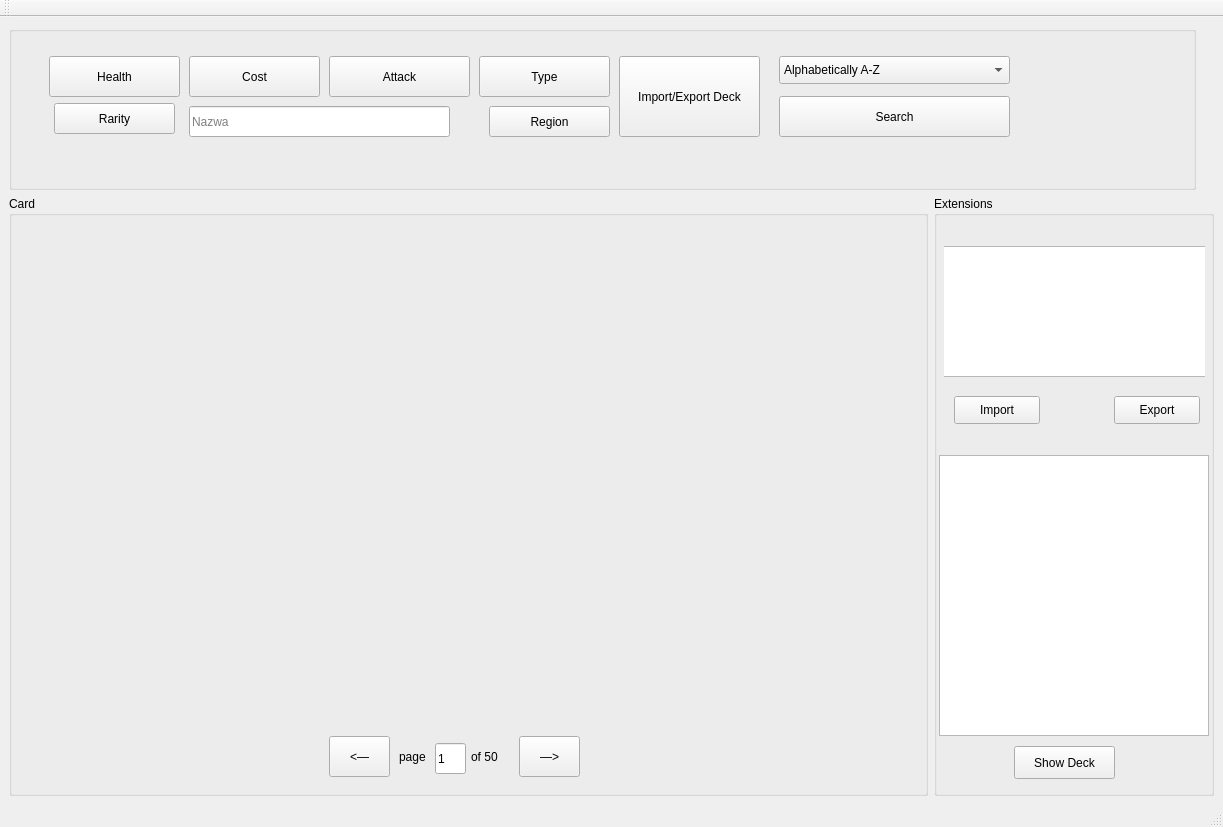
<?xml version="1.0" encoding="UTF-8"?>
<ui version="4.0">
 <class>MainWindow</class>
 <widget class="QMainWindow" name="MainWindow">
  <property name="geometry">
   <rect>
    <x>0</x>
    <y>0</y>
    <width>1223</width>
    <height>827</height>
   </rect>
  </property>
  <property name="sizePolicy">
   <sizepolicy hsizetype="Preferred" vsizetype="Preferred">
    <horstretch>0</horstretch>
    <verstretch>0</verstretch>
   </sizepolicy>
  </property>
  <property name="windowTitle">
   <string>Main window</string>
  </property>
  <widget class="QWidget" name="centralwidget">
   <layout class="QGridLayout" name="gridLayout">
    <item row="0" column="0" colspan="2">
     <widget class="QGroupBox" name="SearchEngine">
      <property name="minimumSize">
       <size>
        <width>1187</width>
        <height>0</height>
       </size>
      </property>
      <property name="maximumSize">
       <size>
        <width>250</width>
        <height>16777215</height>
       </size>
      </property>
      <property name="title">
       <string/>
      </property>
      <widget class="QPushButton" name="Health_B">
       <property name="enabled">
        <bool>true</bool>
       </property>
       <property name="geometry">
        <rect>
         <x>40</x>
         <y>30</y>
         <width>131</width>
         <height>41</height>
        </rect>
       </property>
       <property name="text">
        <string>Health</string>
       </property>
       <property name="checkable">
        <bool>false</bool>
       </property>
       <property name="autoDefault">
        <bool>false</bool>
       </property>
      </widget>
      <widget class="QPushButton" name="Cost_B">
       <property name="geometry">
        <rect>
         <x>180</x>
         <y>30</y>
         <width>131</width>
         <height>41</height>
        </rect>
       </property>
       <property name="text">
        <string>Cost</string>
       </property>
       <property name="checkable">
        <bool>false</bool>
       </property>
       <property name="checked">
        <bool>false</bool>
       </property>
       <property name="autoDefault">
        <bool>false</bool>
       </property>
      </widget>
      <widget class="QPushButton" name="Attack_B">
       <property name="geometry">
        <rect>
         <x>320</x>
         <y>30</y>
         <width>141</width>
         <height>41</height>
        </rect>
       </property>
       <property name="text">
        <string>Attack</string>
       </property>
      </widget>
      <widget class="QPushButton" name="Type_B">
       <property name="geometry">
        <rect>
         <x>470</x>
         <y>30</y>
         <width>131</width>
         <height>41</height>
        </rect>
       </property>
       <property name="text">
        <string>Type</string>
       </property>
      </widget>
      <widget class="QLineEdit" name="Name_T">
       <property name="geometry">
        <rect>
         <x>180</x>
         <y>80</y>
         <width>261</width>
         <height>31</height>
        </rect>
       </property>
       <property name="text">
        <string/>
       </property>
       <property name="placeholderText">
        <string>Nazwa</string>
       </property>
      </widget>
      <widget class="QPushButton" name="Rarity_B">
       <property name="geometry">
        <rect>
         <x>45</x>
         <y>77</y>
         <width>121</width>
         <height>31</height>
        </rect>
       </property>
       <property name="text">
        <string>Rarity</string>
       </property>
      </widget>
      <widget class="QPushButton" name="Region_B">
       <property name="geometry">
        <rect>
         <x>480</x>
         <y>80</y>
         <width>121</width>
         <height>31</height>
        </rect>
       </property>
       <property name="text">
        <string>Region</string>
       </property>
      </widget>
      <widget class="QPushButton" name="Search_B">
       <property name="geometry">
        <rect>
         <x>770</x>
         <y>70</y>
         <width>231</width>
         <height>41</height>
        </rect>
       </property>
       <property name="text">
        <string>Search</string>
       </property>
      </widget>
      <widget class="QComboBox" name="Sort_DB">
       <property name="geometry">
        <rect>
         <x>770</x>
         <y>30</y>
         <width>231</width>
         <height>28</height>
        </rect>
       </property>
       <item>
        <property name="text">
         <string>Alphabetically A-Z</string>
        </property>
       </item>
       <item>
        <property name="text">
         <string>Alphabetically Z-A</string>
        </property>
       </item>
      </widget>
      <widget class="QPushButton" name="ImpExpDeck_B">
       <property name="geometry">
        <rect>
         <x>610</x>
         <y>30</y>
         <width>141</width>
         <height>81</height>
        </rect>
       </property>
       <property name="text">
        <string>Import/Export Deck</string>
       </property>
      </widget>
      <widget class="QLabel" name="Icon">
       <property name="geometry">
        <rect>
         <x>1042</x>
         <y>19</y>
         <width>121</width>
         <height>101</height>
        </rect>
       </property>
       <property name="text">
        <string/>
       </property>
      </widget>
     </widget>
    </item>
    <item row="1" column="1">
     <widget class="QGroupBox" name="OptionsAndDeck">
      <property name="maximumSize">
       <size>
        <width>280</width>
        <height>16777215</height>
       </size>
      </property>
      <property name="title">
       <string>Extensions</string>
      </property>
      <widget class="QStackedWidget" name="Options">
       <property name="geometry">
        <rect>
         <x>10</x>
         <y>0</y>
         <width>261</width>
         <height>281</height>
        </rect>
       </property>
       <property name="currentIndex">
        <number>6</number>
       </property>
       <widget class="QWidget" name="BlankPage"/>
       <widget class="QWidget" name="Health">
        <widget class="QLabel" name="title_H">
         <property name="geometry">
          <rect>
           <x>0</x>
           <y>20</y>
           <width>100</width>
           <height>30</height>
          </rect>
         </property>
         <property name="text">
          <string>Health</string>
         </property>
        </widget>
        <widget class="QLabel" name="from_H">
         <property name="geometry">
          <rect>
           <x>2</x>
           <y>60</y>
           <width>41</width>
           <height>21</height>
          </rect>
         </property>
         <property name="text">
          <string>from</string>
         </property>
        </widget>
        <widget class="QLineEdit" name="HealthFrom">
         <property name="geometry">
          <rect>
           <x>50</x>
           <y>60</y>
           <width>51</width>
           <height>21</height>
          </rect>
         </property>
        </widget>
        <widget class="QLineEdit" name="HealthTo">
         <property name="geometry">
          <rect>
           <x>130</x>
           <y>60</y>
           <width>51</width>
           <height>21</height>
          </rect>
         </property>
        </widget>
        <widget class="QLabel" name="to_H">
         <property name="geometry">
          <rect>
           <x>110</x>
           <y>60</y>
           <width>21</width>
           <height>21</height>
          </rect>
         </property>
         <property name="text">
          <string>to</string>
         </property>
        </widget>
       </widget>
       <widget class="QWidget" name="Cost">
        <widget class="QLabel" name="title_C">
         <property name="geometry">
          <rect>
           <x>0</x>
           <y>20</y>
           <width>101</width>
           <height>30</height>
          </rect>
         </property>
         <property name="text">
          <string>Cost</string>
         </property>
        </widget>
        <widget class="QLabel" name="from_C">
         <property name="geometry">
          <rect>
           <x>0</x>
           <y>60</y>
           <width>41</width>
           <height>21</height>
          </rect>
         </property>
         <property name="text">
          <string>from</string>
         </property>
        </widget>
        <widget class="QLabel" name="to_C">
         <property name="geometry">
          <rect>
           <x>100</x>
           <y>60</y>
           <width>21</width>
           <height>21</height>
          </rect>
         </property>
         <property name="text">
          <string>to</string>
         </property>
        </widget>
        <widget class="QLineEdit" name="CostTo">
         <property name="geometry">
          <rect>
           <x>130</x>
           <y>60</y>
           <width>51</width>
           <height>21</height>
          </rect>
         </property>
        </widget>
        <widget class="QLineEdit" name="CostFrom">
         <property name="geometry">
          <rect>
           <x>40</x>
           <y>60</y>
           <width>51</width>
           <height>21</height>
          </rect>
         </property>
        </widget>
       </widget>
       <widget class="QWidget" name="Attack">
        <widget class="QLabel" name="title_A">
         <property name="geometry">
          <rect>
           <x>0</x>
           <y>20</y>
           <width>100</width>
           <height>30</height>
          </rect>
         </property>
         <property name="text">
          <string>Attack</string>
         </property>
        </widget>
        <widget class="QLabel" name="from_A">
         <property name="geometry">
          <rect>
           <x>0</x>
           <y>60</y>
           <width>41</width>
           <height>21</height>
          </rect>
         </property>
         <property name="text">
          <string>from</string>
         </property>
        </widget>
        <widget class="QLabel" name="to_A">
         <property name="geometry">
          <rect>
           <x>100</x>
           <y>60</y>
           <width>21</width>
           <height>21</height>
          </rect>
         </property>
         <property name="text">
          <string>to</string>
         </property>
        </widget>
        <widget class="QLineEdit" name="AttackTo">
         <property name="geometry">
          <rect>
           <x>130</x>
           <y>60</y>
           <width>51</width>
           <height>21</height>
          </rect>
         </property>
        </widget>
        <widget class="QLineEdit" name="AttackFrom">
         <property name="geometry">
          <rect>
           <x>40</x>
           <y>60</y>
           <width>51</width>
           <height>21</height>
          </rect>
         </property>
        </widget>
       </widget>
       <widget class="QWidget" name="Type">
        <widget class="QLabel" name="title_T">
         <property name="geometry">
          <rect>
           <x>60</x>
           <y>20</y>
           <width>100</width>
           <height>30</height>
          </rect>
         </property>
         <property name="text">
          <string>Type</string>
         </property>
        </widget>
        <widget class="QCheckBox" name="Type_1">
         <property name="geometry">
          <rect>
           <x>60</x>
           <y>60</y>
           <width>92</width>
           <height>23</height>
          </rect>
         </property>
         <property name="text">
          <string>Champion</string>
         </property>
        </widget>
        <widget class="QCheckBox" name="Type_2">
         <property name="geometry">
          <rect>
           <x>60</x>
           <y>90</y>
           <width>92</width>
           <height>23</height>
          </rect>
         </property>
         <property name="text">
          <string>Follower</string>
         </property>
        </widget>
        <widget class="QCheckBox" name="Type_3">
         <property name="geometry">
          <rect>
           <x>60</x>
           <y>120</y>
           <width>92</width>
           <height>23</height>
          </rect>
         </property>
         <property name="text">
          <string>Spell</string>
         </property>
        </widget>
        <widget class="QCheckBox" name="Type_4">
         <property name="geometry">
          <rect>
           <x>60</x>
           <y>150</y>
           <width>92</width>
           <height>23</height>
          </rect>
         </property>
         <property name="text">
          <string>Landmark</string>
         </property>
        </widget>
       </widget>
       <widget class="QWidget" name="Rarity">
        <widget class="QLabel" name="title_Rar">
         <property name="geometry">
          <rect>
           <x>50</x>
           <y>20</y>
           <width>100</width>
           <height>30</height>
          </rect>
         </property>
         <property name="text">
          <string>Rarity</string>
         </property>
        </widget>
        <widget class="QCheckBox" name="Rarity_1">
         <property name="geometry">
          <rect>
           <x>60</x>
           <y>70</y>
           <width>92</width>
           <height>23</height>
          </rect>
         </property>
         <property name="text">
          <string>Common</string>
         </property>
        </widget>
        <widget class="QCheckBox" name="Rarity_2">
         <property name="geometry">
          <rect>
           <x>60</x>
           <y>100</y>
           <width>92</width>
           <height>23</height>
          </rect>
         </property>
         <property name="text">
          <string>Rate</string>
         </property>
        </widget>
        <widget class="QCheckBox" name="Rarity_3">
         <property name="geometry">
          <rect>
           <x>60</x>
           <y>130</y>
           <width>92</width>
           <height>23</height>
          </rect>
         </property>
         <property name="text">
          <string>Epic</string>
         </property>
        </widget>
       </widget>
       <widget class="QWidget" name="InOutDeckCode">
        <widget class="QPlainTextEdit" name="CodeDisplay">
         <property name="geometry">
          <rect>
           <x>-7</x>
           <y>50</y>
           <width>281</width>
           <height>131</height>
          </rect>
         </property>
        </widget>
        <widget class="QPushButton" name="Import_B">
         <property name="geometry">
          <rect>
           <x>10</x>
           <y>200</y>
           <width>86</width>
           <height>28</height>
          </rect>
         </property>
         <property name="text">
          <string>Import</string>
         </property>
        </widget>
        <widget class="QPushButton" name="Export_B">
         <property name="geometry">
          <rect>
           <x>170</x>
           <y>200</y>
           <width>86</width>
           <height>28</height>
          </rect>
         </property>
         <property name="text">
          <string>Export</string>
         </property>
        </widget>
       </widget>
       <widget class="QWidget" name="Region">
        <widget class="QLabel" name="title_Reg">
         <property name="geometry">
          <rect>
           <x>0</x>
           <y>30</y>
           <width>100</width>
           <height>30</height>
          </rect>
         </property>
         <property name="text">
          <string>Region</string>
         </property>
        </widget>
        <widget class="QCheckBox" name="Region_1">
         <property name="geometry">
          <rect>
           <x>0</x>
           <y>60</y>
           <width>121</width>
           <height>23</height>
          </rect>
         </property>
         <property name="text">
          <string>Bandle City</string>
         </property>
        </widget>
        <widget class="QCheckBox" name="Region_2">
         <property name="geometry">
          <rect>
           <x>0</x>
           <y>85</y>
           <width>111</width>
           <height>23</height>
          </rect>
         </property>
         <property name="text">
          <string>Bilgewater</string>
         </property>
        </widget>
        <widget class="QCheckBox" name="Region_3">
         <property name="geometry">
          <rect>
           <x>0</x>
           <y>110</y>
           <width>92</width>
           <height>23</height>
          </rect>
         </property>
         <property name="text">
          <string>Demacia</string>
         </property>
        </widget>
        <widget class="QCheckBox" name="Region_4">
         <property name="geometry">
          <rect>
           <x>0</x>
           <y>135</y>
           <width>101</width>
           <height>23</height>
          </rect>
         </property>
         <property name="text">
          <string>Freljord</string>
         </property>
        </widget>
        <widget class="QCheckBox" name="Region_7">
         <property name="geometry">
          <rect>
           <x>0</x>
           <y>185</y>
           <width>92</width>
           <height>23</height>
          </rect>
         </property>
         <property name="text">
          <string>Noxus</string>
         </property>
        </widget>
        <widget class="QCheckBox" name="Region_5">
         <property name="geometry">
          <rect>
           <x>0</x>
           <y>160</y>
           <width>92</width>
           <height>23</height>
          </rect>
         </property>
         <property name="text">
          <string>Ixtal</string>
         </property>
        </widget>
        <widget class="QCheckBox" name="Region_11">
         <property name="geometry">
          <rect>
           <x>120</x>
           <y>110</y>
           <width>92</width>
           <height>23</height>
          </rect>
         </property>
         <property name="text">
          <string>Shurima</string>
         </property>
        </widget>
        <widget class="QCheckBox" name="Region_12">
         <property name="geometry">
          <rect>
           <x>120</x>
           <y>135</y>
           <width>92</width>
           <height>23</height>
          </rect>
         </property>
         <property name="text">
          <string>Targon</string>
         </property>
        </widget>
        <widget class="QCheckBox" name="Region_9">
         <property name="geometry">
          <rect>
           <x>120</x>
           <y>60</y>
           <width>92</width>
           <height>23</height>
          </rect>
         </property>
         <property name="text">
          <string>Piltover</string>
         </property>
        </widget>
        <widget class="QCheckBox" name="Region_10">
         <property name="geometry">
          <rect>
           <x>120</x>
           <y>85</y>
           <width>92</width>
           <height>23</height>
          </rect>
         </property>
         <property name="text">
          <string>The void</string>
         </property>
        </widget>
        <widget class="QCheckBox" name="Region_14">
         <property name="geometry">
          <rect>
           <x>120</x>
           <y>185</y>
           <width>92</width>
           <height>23</height>
          </rect>
         </property>
         <property name="text">
          <string>Zaun</string>
         </property>
        </widget>
        <widget class="QCheckBox" name="Region_13">
         <property name="geometry">
          <rect>
           <x>120</x>
           <y>160</y>
           <width>92</width>
           <height>23</height>
          </rect>
         </property>
         <property name="text">
          <string>Ionia</string>
         </property>
        </widget>
        <widget class="QCheckBox" name="Region_8">
         <property name="geometry">
          <rect>
           <x>0</x>
           <y>210</y>
           <width>131</width>
           <height>23</height>
          </rect>
         </property>
         <property name="text">
          <string>Shadow isles</string>
         </property>
        </widget>
       </widget>
      </widget>
      <widget class="QPushButton" name="ShowDeck_B">
       <property name="geometry">
        <rect>
         <x>80</x>
         <y>550</y>
         <width>101</width>
         <height>33</height>
        </rect>
       </property>
       <property name="text">
        <string>Show Deck</string>
       </property>
      </widget>
      <widget class="QPlainTextEdit" name="DeckDisplay">
       <property name="geometry">
        <rect>
         <x>5</x>
         <y>259</y>
         <width>270</width>
         <height>281</height>
        </rect>
       </property>
       <property name="readOnly">
        <bool>true</bool>
       </property>
      </widget>
     </widget>
    </item>
    <item row="1" column="0">
     <widget class="QGroupBox" name="Cards">
      <property name="minimumSize">
       <size>
        <width>0</width>
        <height>600</height>
       </size>
      </property>
      <property name="title">
       <string>Card</string>
      </property>
      <widget class="QPushButton" name="GoBack_B">
       <property name="geometry">
        <rect>
         <x>320</x>
         <y>540</y>
         <width>61</width>
         <height>41</height>
        </rect>
       </property>
       <property name="text">
        <string>&lt;—</string>
       </property>
      </widget>
      <widget class="QPushButton" name="GoNext_B">
       <property name="geometry">
        <rect>
         <x>510</x>
         <y>540</y>
         <width>61</width>
         <height>41</height>
        </rect>
       </property>
       <property name="text">
        <string>—&gt;</string>
       </property>
      </widget>
      <widget class="QLabel" name="page">
       <property name="geometry">
        <rect>
         <x>390</x>
         <y>545</y>
         <width>41</width>
         <height>31</height>
        </rect>
       </property>
       <property name="text">
        <string>page</string>
       </property>
      </widget>
      <widget class="QLabel" name="label_2">
       <property name="geometry">
        <rect>
         <x>462</x>
         <y>545</y>
         <width>41</width>
         <height>31</height>
        </rect>
       </property>
       <property name="text">
        <string>of 50</string>
       </property>
      </widget>
      <widget class="QLineEdit" name="NumberOfPage">
       <property name="geometry">
        <rect>
         <x>426</x>
         <y>547</y>
         <width>31</width>
         <height>31</height>
        </rect>
       </property>
       <property name="text">
        <string>1</string>
       </property>
      </widget>
     </widget>
    </item>
   </layout>
  </widget>
  <widget class="QMenuBar" name="menubar">
   <property name="geometry">
    <rect>
     <x>0</x>
     <y>0</y>
     <width>1223</width>
     <height>25</height>
    </rect>
   </property>
  </widget>
  <widget class="QStatusBar" name="statusbar"/>
  <widget class="QToolBar" name="toolBar">
   <property name="windowTitle">
    <string>toolBar</string>
   </property>
   <attribute name="toolBarArea">
    <enum>TopToolBarArea</enum>
   </attribute>
   <attribute name="toolBarBreak">
    <bool>false</bool>
   </attribute>
  </widget>
  <action name="actionxdsd">
   <property name="text">
    <string>xdsd</string>
   </property>
  </action>
 </widget>
 <resources/>
 <connections/>
</ui>
